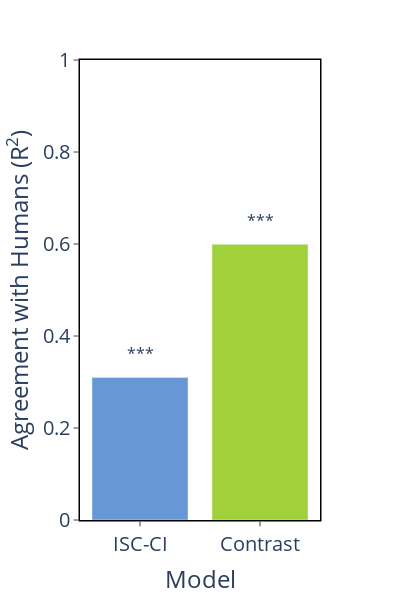

The notebook cell this image was saved under:
### Code cell
models = ['ISC-CI','Contrast']
# Generate numerical asymmetry scores for model and humans
model_data = pd.concat([model_argument1,model_argument2],axis=1).rename(columns={'Argument 1-Argument 2 Chosen Majority':'Argument 2 Chosen Majority'})
model_data = model_data.merge(llm_data,on=['Argument 1-Premise 1','Argument 1-Conclusion','Argument 2-Premise 1','Argument 2-Conclusion'])
for model in models:
    model_data[model] = model_data[f'Argument 2-{model}']-model_data[f'Argument 1-{model}']
model_data = model_data.fillna('').melt(id_vars=argument_columns,value_vars=models,var_name='Model',value_name='Model Asymmetry Score')
human_data_averaged = human_data.groupby(argument_columns).mean()['Argument 2 Chosen'].reset_index().rename(columns={'Argument 2 Chosen':'Human Asymmetry Score'})
argument_data = model_data.merge(human_data_averaged,on=argument_columns)

# Run regression for each model's predictions
regression_data = []
for model in models:
    model_arg_data = argument_data[argument_data['Model']==model]
    lr = pg.linear_regression(X=model_arg_data['Human Asymmetry Score'],y=model_arg_data['Model Asymmetry Score'])
    lr = lr[lr.names=='Human Asymmetry Score']
    lr['Model'] = model
    lr['p_stars'] = lr['pval'].apply(utils.p_to_stars)
    regression_data.append(lr)
regression_data = pd.concat(regression_data,ignore_index=True)
regression_data = regression_data.rename(columns={'r2':'Agreement with Humans (R<sup>2</sup>)'})

# Generate bar plot
plot_data = model_data.groupby(['Model']).mean().reset_index()
fig = px.bar(regression_data,x='Model',color='Model',y='Agreement with Humans (R<sup>2</sup>)',
             category_orders={'Model':['Human']+models},
             color_discrete_map=utils.model_colors,range_y=[0,1])
fig = utils.format_figure(fig,height=600,width=400,showlegend=False)
for model in models:
    p_stars = regression_data[regression_data['Model']==model]['p_stars'].values[0]
    bar_height = regression_data[regression_data['Model']==model]['Agreement with Humans (R<sup>2</sup>)'].values[0]
    fig.add_annotation(x=model,y=bar_height+0.05,text=p_stars,
                       showarrow=False,font=dict(size=16))
fig.show()

### Figure 1 — Plotly figure (JSON) as saved in the notebook; plotly's stock layout.template omitted (floating-point values rounded to 4 significant figures)
{"data": [{"alignmentgroup": "True", "hovertemplate": "Model=%{x}<br>Agreement with Humans (R<sup>2</sup>)=%{y}<extra></extra>", "legendgroup": "ISC-CI", "marker": {"color": "#6797D5", "pattern": {"shape": ""}}, "name": "ISC-CI", "offsetgroup": "ISC-CI", "orientation": "v", "showlegend": true, "textposition": "auto", "type": "bar", "x": ["ISC-CI"], "xaxis": "x", "y": [0.3098], "yaxis": "y"}, {"alignmentgroup": "True", "hovertemplate": "Model=%{x}<br>Agreement with Humans (R<sup>2</sup>)=%{y}<extra></extra>", "legendgroup": "Contrast", "marker": {"color": "#a1d13a", "pattern": {"shape": ""}}, "name": "Contrast", "offsetgroup": "Contrast", "orientation": "v", "showlegend": true, "textposition": "auto", "type": "bar", "x": ["Contrast"], "xaxis": "x", "y": [0.5993], "yaxis": "y"}], "layout": {"annotations": [{"font": {"size": 16}, "showarrow": false, "text": "***", "x": "ISC-CI", "y": 0.3598}, {"font": {"size": 16}, "showarrow": false, "text": "***", "x": "Contrast", "y": 0.6493}], "barmode": "relative", "height": 600, "legend": {"title": {"text": "Model"}, "tracegroupgap": 0}, "margin": {"t": 60}, "plot_bgcolor": "white", "showlegend": false, "width": 400, "xaxis": {"anchor": "y", "categoryarray": ["Human", "ISC-CI", "Contrast"], "categoryorder": "array", "domain": [0, 1], "linecolor": "black", "linewidth": 1.5, "mirror": true, "showgrid": false, "showline": true, "tickfont": {"size": 20}, "ticks": "outside", "title": {"font": {"size": 24}, "text": "Model"}}, "yaxis": {"anchor": "x", "domain": [0, 1], "linecolor": "black", "linewidth": 1.5, "mirror": true, "range": [0, 1], "showgrid": false, "showline": true, "tickfont": {"size": 20}, "ticks": "outside", "title": {"font": {"size": 24}, "text": "Agreement with Humans (R<sup>2</sup>)"}}}}
